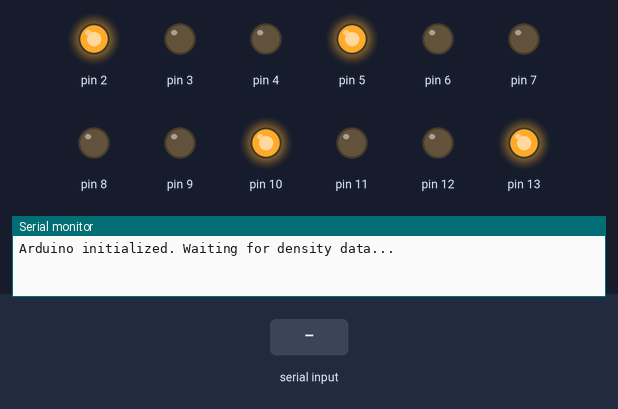
Bench run of a sketch on a simulated Arduino Uno, built with avr-gcc and run on an emulated ATmega328P. Parts: output pins drawn as LEDs (lit = HIGH), the last lines printed to the serial monitor. The test bench sets the inputs (shaded band).

Above: at 1.2 s.
1.3 s: "90 45\n" received over Serial
At 1.8 s:
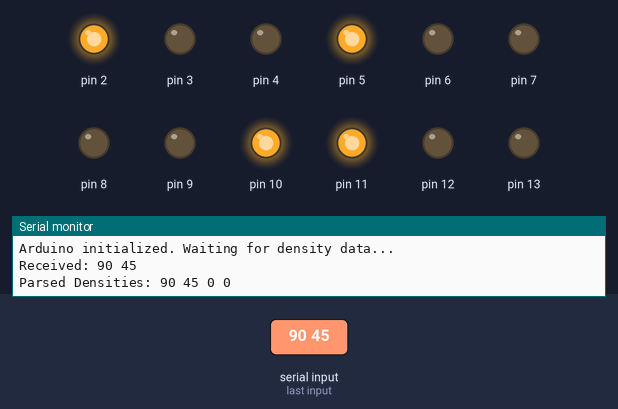
At 9.5 s:
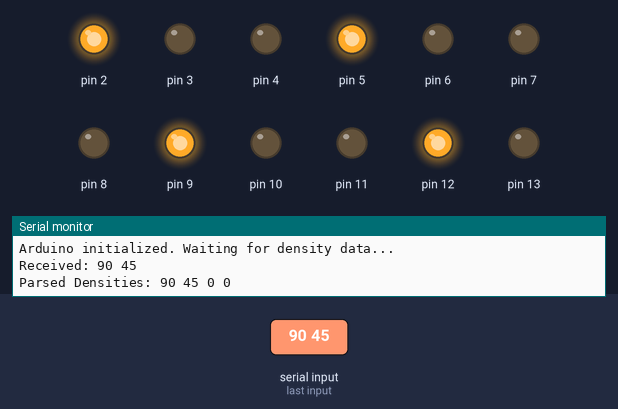
Timing chart, 0 to 15.8 s (numbered marks = the images above; inputs shaded):
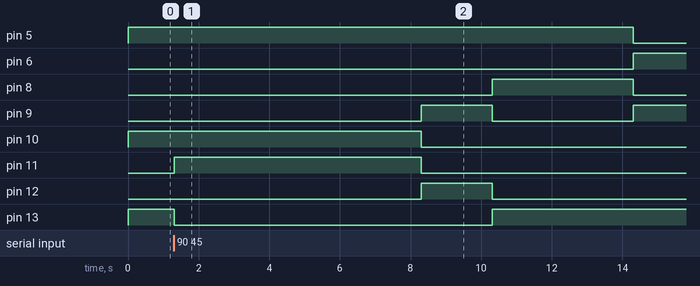

Measured:
- after the input at 1.3 s, pin 5: HIGH → LOW after 13.0 s; pin 6: LOW → HIGH after 13.0 s; pin 8: LOW → HIGH after 9.0 s, → LOW 4.0 s later; pin 9: LOW → HIGH after 7.0 s, → LOW 2.0 s later, → HIGH 4.0 s later; pin 10: HIGH → LOW after 7.0 s

The sketch:

arduino_code.ino
```cpp
// Define the pins for each lane's traffic lights
const int Lane1[] = {11, 12, 13}; // Green, Yellow, Red
const int Lane2[] = {8, 9, 10};   // Green, Yellow, Red
const int Lane3[] = {7, 6, 5};    // Green, Yellow, Red
const int Lane4[] = {4, 3, 2};    // Green, Yellow, Red

// Vehicle densities for each lane
int densities[4] = {0, 0, 0, 0};

// Timing constants
const unsigned long maxGreenTime = 10000; // Max green light time
const unsigned long minGreenTime = 1000;  // Min green light time
const unsigned long yellowTime = 2000;    // Yellow light duration

// Array to store calculated green times for each lane
unsigned long greenTimes[4];

// Function prototypes
void redLight(int lane);
void yellowLight(int lane1, int lane2);
void greenLight(int lane);
void calculateGreenTimes();
void manageTrafficLights();
const int* getLane(int index);

void setup() {
  // Initialize all traffic light pins as OUTPUT and set them to Red
  for (int i = 0; i < 4; i++) {
    for (int j = 0; j < 3; j++) {
      pinMode(getLane(i)[j], OUTPUT);
      digitalWrite(getLane(i)[2], HIGH); // Set all lanes to Red initially
    }
  }

  // Initialize serial communication
  Serial.begin(9600);

  // Debug statement
  Serial.println("Arduino initialized. Waiting for density data...");
}

void loop() {
  if (Serial.available() > 0) {
    // Read the incoming data
    String densityString = Serial.readStringUntil('\n');
    Serial.println("Received: " + densityString);  // Debug statement

    // Parse the density data
    int index = 0;
    int start = 0;
    int end;

    // Clear previous density values
    for (int i = 0; i < 4; i++) {
      densities[i] = 0;
    }

    while (index < 4) {
      end = densityString.indexOf(' ', start);
      if (end == -1) {
        densities[index] = densityString.substring(start).toInt();
        break;
      }
      densities[index] = densityString.substring(start, end).toInt();
      start = end + 1;
      index++;
    }

    // Debug statement to print parsed densities
    Serial.print("Parsed Densities: ");
    for (int i = 0; i < 4; i++) {
      Serial.print(densities[i]);
      Serial.print(" ");
    }
    Serial.println();

    // Manage traffic lights based on the new densities
    manageTrafficLights();
  }
}

const int* getLane(int index) {
  switch (index) {
    case 0:
      return Lane1;
    case 1:
      return Lane2;
    case 2:
      return Lane3;
    case 3:
      return Lane4;
    default:
      return NULL;
  }
}

void redLight(int lane) {
  const int* lanePins = getLane(lane);
  digitalWrite(lanePins[0], LOW);  // Green OFF
  digitalWrite(lanePins[1], LOW);  // Yellow OFF
  digitalWrite(lanePins[2], HIGH); // Red ON
}

void yellowLight(int lane1, int lane2) {
  const int* lane1Pins = getLane(lane1);
  const int* lane2Pins = getLane(lane2);

  // Set both lanes to Yellow
  digitalWrite(lane1Pins[0], LOW);  // Green OFF
  digitalWrite(lane1Pins[1], HIGH); // Yellow ON
  digitalWrite(lane1Pins[2], LOW);  // Red OFF

  digitalWrite(lane2Pins[0], LOW);  // Green OFF
  digitalWrite(lane2Pins[1], HIGH); // Yellow ON
  digitalWrite(lane2Pins[2], LOW);  // Red OFF

  delay(yellowTime);

  // After Yellow duration, set lane1 to Red and lane2 to Green
  redLight(lane1);
  greenLight(lane2);
}

void greenLight(int lane) {
  const int* lanePins = getLane(lane);
  digitalWrite(lanePins[0], HIGH); // Green ON
  digitalWrite(lanePins[1], LOW);  // Yellow OFF
  digitalWrite(lanePins[2], LOW);  // Red OFF
}

void calculateGreenTimes() {
  int totalDensity = 0;
  for (int i = 0; i < 4; i++) {
    totalDensity += densities[i];
  }

  for (int i = 0; i < 4; i++) {
    greenTimes[i] = (densities[i] > 0)
                        ? map(densities[i], 0, totalDensity, minGreenTime, maxGreenTime)
                        : minGreenTime;
    greenTimes[i] = constrain(greenTimes[i], minGreenTime, maxGreenTime);
  }
}

void manageTrafficLights() {
  calculateGreenTimes();

  // Sort lanes by density in descending order and store indices
  int sortedLanes[4] = {0, 1, 2, 3};
  for (int i = 0; i < 3; i++) {
    for (int j = i + 1; j < 4; j++) {
      if (densities[sortedLanes[i]] < densities[sortedLanes[j]]) {
        int temp = sortedLanes[i];
        sortedLanes[i] = sortedLanes[j];
        sortedLanes[j] = temp;
      }
    }
  }

  // Manage traffic lights based on sorted densities
  for (int i = 0; i < 4; i++) {
    int currentLane = sortedLanes[i];
    int nextLane = sortedLanes[(i + 1) % 4];

    greenLight(currentLane);
    delay(greenTimes[currentLane]);

    yellowLight(currentLane, nextLane);
  }
}
```
